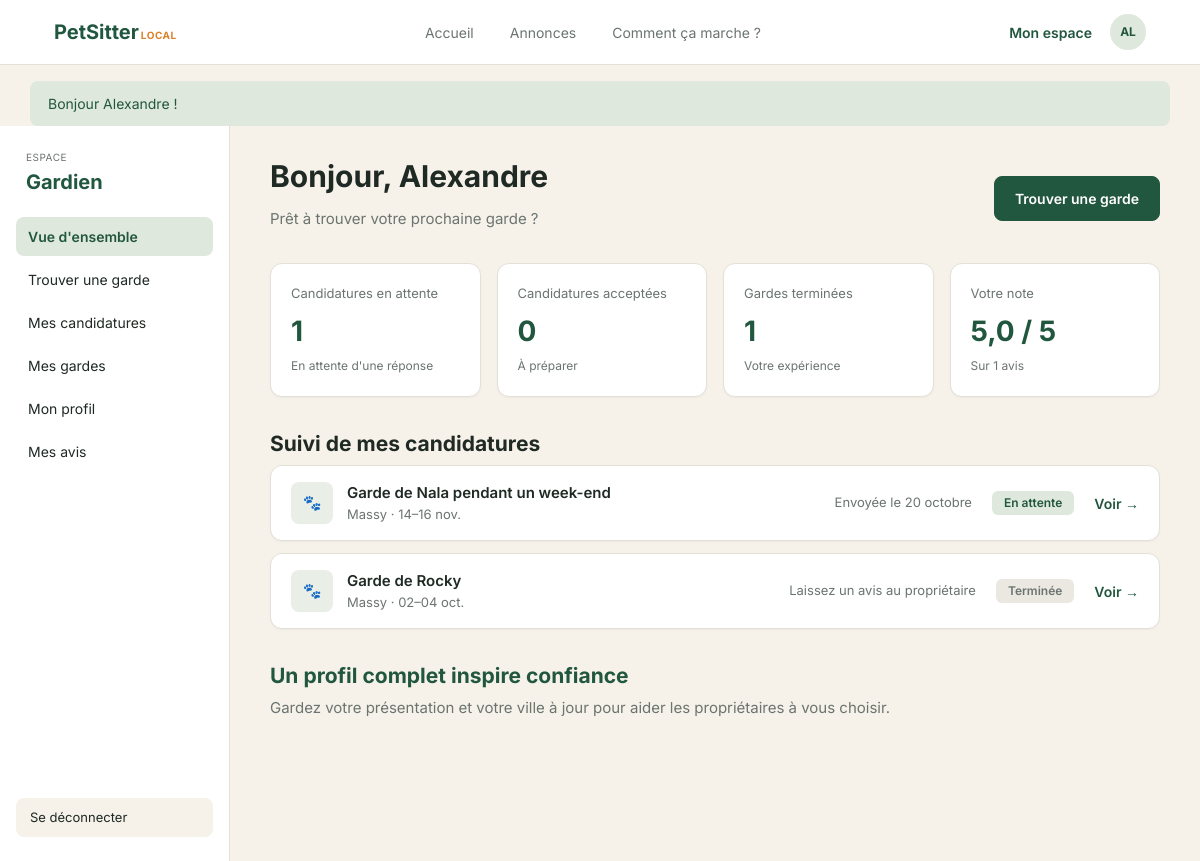
/index.php?action=espace_gardien (signed in), run on the app's committed database.
### tables this page shows
CREATE TABLE Gardien (
    id_gardien INT AUTO_INCREMENT,
    id_utilisateur_gardien INT,
    note_moyenne DECIMAL(4,2) DEFAULT 0,
    nom_gardien VARCHAR(25),
    prenom_gardien VARCHAR(25),
    mail_gardien VARCHAR(100),
    tel_gardien VARCHAR(20),
    adresse_gardien VARCHAR(100),
    description_gardien VARCHAR(255),
    nombre_avis_gardien INT DEFAULT 0,
    est_administrateur_gardien BOOLEAN DEFAULT FALSE,
    CONSTRAINT pk_gardien PRIMARY KEY (id_gardien),
    CONSTRAINT fk_id_utilisateur_gardien
        FOREIGN KEY (id_utilisateur_gardien)
        REFERENCES Utilisateur(id_utilisateur)
);

CREATE TABLE Candidature (
    id_candidature INT AUTO_INCREMENT,
    id_annonce_candidature INT NOT NULL,
    id_gardien_candidature INT NOT NULL,
    message TEXT,
    statut VARCHAR(20) DEFAULT 'en_attente',
    date_envoi DATETIME DEFAULT CURRENT_TIMESTAMP,
    CONSTRAINT pk_candidature PRIMARY KEY (id_candidature),
    CONSTRAINT uq_candidature UNIQUE (id_annonce_candidature, id_gardien_candidature),
    CONSTRAINT fk_id_annonce_candidature
        FOREIGN KEY (id_annonce_candidature)
        REFERENCES Annonce(id_annonce),
    CONSTRAINT fk_id_gardien_candidature
        FOREIGN KEY (id_gardien_candidature)
        REFERENCES Gardien(id_gardien)
);

CREATE TABLE Annonce (
    id_annonce INT AUTO_INCREMENT,
    id_gardien_annonce INT NULL,
    id_proprietaire_annonce INT,
    nom_annonce VARCHAR(100),
    ville VARCHAR(60),
    type_garde VARCHAR(30),
    description TEXT,
    a_prevoir TEXT,
    date_debut DATETIME,
    date_fin DATETIME,
    nombre_animaux INT,
    date_publication DATETIME DEFAULT CURRENT_TIMESTAMP,
    statut VARCHAR(30) DEFAULT 'ouverte',
    CONSTRAINT pk_annonce PRIMARY KEY (id_annonce),
    CONSTRAINT fk_id_gardien_annonce
        FOREIGN KEY (id_gardien_annonce)
        REFERENCES Gardien(id_gardien),
    CONSTRAINT fk_id_proprietaire_annonce
        FOREIGN KEY (id_proprietaire_annonce)
        REFERENCES Proprietaire(id_proprietaire)
);

### app/controllers/EspaceController.php (called while the page is built, shortened)
<?php
class EspaceController {
  public function gardien(): void {
    $id  = exiger_gardien();
    $tab = $_GET['tab'] ?? 'accueil';
    $d   = ['tab' => $tab, 'page' => 'espace'];
    switch ($tab) {
      default:
        $d['tab'] = 'accueil';
        $d['stats'] = Gardien::stats($id);
        $d['gardien'] = Gardien::trouver($id);
        $d['candidatures'] = Candidature::parGardien($id, 5);
    }
    vue('espace/gardien', $d, 'espace');
  }
}

### public/index.php (called while the page is built, shortened)
<?php
$racine = dirname(__DIR__);
require $racine . '/config/database.php';
require $racine . '/app/helpers.php';
$action = $_GET['action'] ?? 'accueil';
match ($action) {
  'accueil'          => (new AnnonceController())->accueil(),
  'annonces', 'liste'=> (new AnnonceController())->liste(),
  'annonce'          => (new AnnonceController())->detail(),
  'gardien'          => (new AnnonceController())->profilGardien(),
  'comment'          => (new AnnonceController())->comment(),
  'connexion'        => (new AuthController())->connexion(),
  'inscription'      => (new AuthController())->inscription(),
  'deconnexion'      => (new AuthController())->deconnexion(),
  'creer'            => (new AnnonceController())->creer(),
  'terminer'         => (new AnnonceController())->terminer(),
  'decider'          => (new CandidatureController())->decider(),
  'postuler'         => (new CandidatureController())->postuler(),
  'profil'           => (new EspaceController())->majProfil(),
  'noter'            => (new AvisController())->noter(),
  'moderer'          => (new AvisController())->moderer(),
  'espace'           => (new EspaceController())->espace(),
  'espace_proprietaire' => (new EspaceController())->proprietaire(),
  'espace_gardien'   => (new EspaceController())->gardien(),
  'admin'            => (new EspaceController())->admin(),
  default            => (new AnnonceController())->accueil(),
};

### config/database.php (called while the page is built)
<?php
class Database {
  private static ?PDO $instance = null;
  public static function get(): PDO {
    if (self::$instance === null) {
      self::$instance = new PDO(
        "mysql:host=localhost;dbname=" . (getenv('DB_NAME') ?: 'petsitter') . ";charset=utf8mb4",
        "root", ""
      );
      self::$instance->setAttribute(PDO::ATTR_ERRMODE, PDO::ERRMODE_EXCEPTION);
      self::$instance->setAttribute(PDO::ATTR_DEFAULT_FETCH_MODE, PDO::FETCH_ASSOC);
    }
    return self::$instance;
  }
  public static function run(string $sql, array $params = []): PDOStatement {
    $stmt = self::get()->prepare($sql);
    $stmt->execute($params);
    return $stmt;
  }
}

### app/models/Gardien.php (called while the page is built, shortened)
<?php
class Gardien {
  public static function trouver(int $id): ?array {
    return Database::run("SELECT * FROM Gardien WHERE id_gardien = ?", [$id])->fetch() ?: null;
  }
}

### app/models/Candidature.php (called while the page is built, shortened)
<?php
class Candidature {
  public static function parGardien(int $idGardien, int $limite = 0): array {
    $sql = self::SELECT . " WHERE c.id_gardien_candidature = ? ORDER BY c.date_envoi DESC";
    if ($limite) $sql .= " LIMIT " . $limite;
    return Database::run($sql, [$idGardien])->fetchAll();
  }
}

### app/views/espace/gardien.php (the view, shortened to what this page needs)
<?php
$u = utilisateur();
$lien = fn($t) => url('espace_gardien', ['tab' => $t]);
$ligneCandidature = function (array $c) {
  $termine = $c['statut'] === 'acceptee' && $c['statut_annonce'] === 'terminee';
  $info = match (true) {
    $termine                     => 'Laissez un avis au propriétaire',
    $c['statut'] === 'acceptee'  => 'Préparez la rencontre',
    $c['statut'] === 'refusee'   => 'Ce sera pour une prochaine fois',
    default                      => 'Envoyée le ' . date_fr($c['date_envoi']),
  };
  ?>
  <div class="carte ligne">
    <div class="ligne-personne">
      <span class="icone-carre">🐾</span>
      <div>
        <a href="<?= url('annonce', ['id' => $c['id_annonce_candidature']]) ?>" class="fort"><?= e($c['nom_annonce']) ?></a>
        <p class="petit muted"><?= e(ville_courte($c['ville'])) ?> · <?= e(periode_courte($c['date_debut'], $c['date_fin'])) ?></p>
      </div>
    </div>
    <span class="petit muted"><?= e($info) ?></span>
    <?= badge($termine ? 'terminee' : $c['statut']) ?>
    <a href="<?= $termine ? url('noter', ['id' => $c['id_annonce_candidature']]) : url('annonce', ['id' => $c['id_annonce_candidature']]) ?>" class="lien-fort">Voir →</a>
  </div>
<?php };
?>
<?php if ($tab === 'accueil'): ?>
  <div class="titre-ligne">
    <div>
      <h1>Bonjour, <?= e($u['prenom']) ?></h1>
      <p class="muted">Prêt à trouver votre prochaine garde ?</p>
    </div>
    <a href="<?= url('annonces') ?>" class="btn">Trouver une garde</a>
  </div>
  <div class="stats">
    <div class="carte stat"><p>Candidatures en attente</p><strong><?= $stats['attente'] ?></strong><small>En attente d'une réponse</small></div>
    <div class="carte stat"><p>Candidatures acceptées</p><strong><?= $stats['acceptees'] ?></strong><small>À préparer</small></div>
    <div class="carte stat"><p>Gardes terminées</p><strong><?= $stats['terminees'] ?></strong><small>Votre expérience</small></div>
    <div class="carte stat"><p>Votre note</p><strong><?= $gardien['nombre_avis_gardien'] ? note_fr($gardien['note_moyenne']) . ' / 5' : '—' ?></strong><small>Sur <?= (int) $gardien['nombre_avis_gardien'] ?> avis</small></div>
  </div>
  <h2>Suivi de mes candidatures</h2>
  <?php foreach ($candidatures as $c) $ligneCandidature($c); ?>
  <?php if (!$gardien['description_gardien']): ?>
    <h2 class="vert">Un profil complet inspire confiance</h2>
    <p class="muted">Ajoutez une présentation claire pour aider les propriétaires à vous choisir. <a href="<?= $lien('profil') ?>" class="lien-fort">Compléter mon profil</a></p>
  <?php else: ?>
    <h2 class="vert">Un profil complet inspire confiance</h2>
    <p class="muted">Gardez votre présentation et votre ville à jour pour aider les propriétaires à vous choisir.</p>
  <?php endif; ?>
<?php elseif ($tab === 'candidatures'): ?>
  <h1>Mes candidatures</h1>
  <?php if (!$candidatures): ?><div class="vide">Aucune candidature envoyée.</div><?php endif; ?>
  <?php foreach ($candidatures as $c) $ligneCandidature($c); ?>
<?php endif; ?>

### app/helpers.php (shortened to what this page needs)
<?php
function e(mixed $valeur): string {
  return htmlspecialchars((string) ($valeur ?? ''), ENT_QUOTES, 'UTF-8');
}
function url(string $action, array $params = []): string {
  return 'index.php?' . http_build_query(['action' => $action] + $params);
}
function vue(string $nom, array $donnees = [], string $gabarit = 'main'): void {
  extract($donnees);
  require __DIR__ . "/views/$nom.php";
  require __DIR__ . "/views/layout/$gabarit.php";
}
function flash(?string $message = null, string $type = 'succes'): ?array {
  $f = $_SESSION['flash'] ?? null;
  return $f;
}
function initiales(?string $prenom, ?string $nom = ''): string {
  return mb_strtoupper(mb_substr($prenom ?? '', 0, 1) . mb_substr($nom ?? '', 0, 1));
}
function note_fr(float|string|null $note): string {
  return number_format((float) $note, 1, ',', '');
}
function date_fr(?string $date): string {
  $t = strtotime($date);
  return date('j', $t) . ' ' . MOIS[date('n', $t) - 1];
}
function periode_courte(string $debut, string $fin): string {
  $d = strtotime($debut); $f = strtotime($fin);
  if (date('n Y', $d) === date('n Y', $f)) {
    return date('d', $d) . '–' . date('d', $f) . ' ' . MOIS_COURT[date('n', $f) - 1];
  }
  return date('d', $d) . ' ' . MOIS_COURT[date('n', $d) - 1] . ' – ' . date('d', $f) . ' ' . MOIS_COURT[date('n', $f) - 1];
}
function ville_courte(?string $adresse): string {
  return trim(explode(',', $adresse ?? '')[0]);
}
function badge(string $statut): string {
  [$texte, $classe] = match ($statut) {
    'ouverte'    => ['Ouverte', 'vert'],
    'pourvue'    => ['Pourvue', 'vert'],
    'terminee'   => ['Terminée', 'gris'],
    'en_attente' => ['En attente', 'vert'],
    'acceptee'   => ['Acceptée', 'vert'],
    'refusee'    => ['Refusée', 'rouge'],
    'a_verifier' => ['À vérifier', 'orange'],
    'publie'     => ['Publié', 'vert'],
    'masque'     => ['Masqué', 'rouge'],
    default      => [$statut, 'gris'],
  };
  return '<span class="badge badge-' . $classe . '">' . e($texte) . '</span>';
}
function utilisateur(): ?array {
  return $_SESSION['user'] ?? null;
}

### app/views/layout/header.php
<?php $u = utilisateur(); $page ??= ''; ?>
<header class="entete">
  <div class="entete-inner">
    <a href="<?= url('accueil') ?>" class="logo">PetSitter<span>Local</span></a>
    <nav class="nav">
      <a href="<?= url('accueil') ?>" class="<?= $page === 'accueil' ? 'actif' : '' ?>">Accueil</a>
      <a href="<?= url('annonces') ?>" class="<?= $page === 'annonces' ? 'actif' : '' ?>">Annonces</a>
      <a href="<?= url('comment') ?>" class="<?= $page === 'comment' ? 'actif' : '' ?>">Comment ça marche ?</a>
    </nav>
    <div class="entete-actions">
      <?php if ($u): ?>
        <a href="<?= url('espace') ?>" class="lien-espace">Mon espace</a>
        <a href="<?= url('espace') ?>" class="avatar avatar-sm" title="<?= e($u['prenom'] . ' ' . $u['nom']) ?>"><?= e(initiales($u['prenom'], $u['nom'])) ?></a>
      <?php else: ?>
        <a href="<?= url('connexion') ?>" class="btn btn-contour btn-sm">Connexion</a>
        <a href="<?= url('inscription') ?>" class="btn btn-sm">Inscription</a>
      <?php endif; ?>
    </div>
  </div>
</header>
<?php if ($f = flash()): ?>
  <div class="flash flash-<?= e($f['type']) ?>"><?= e($f['message']) ?></div>
<?php endif; ?>

### public/css/style.css (style rules this page uses)
:root { --vert: #22573f; --vert-fonce: #1a4531; --vert-clair: #dfe8dc; --vert-pale: #e9efe6; --creme: #f6f2ea; --blanc: #ffffff; --texte: #1f2a24; --muted: #6b7470; --bordure: #e3e0d8; --orange: #d9822b; --orange-pale: #f8e6d2; --rouge: #c0463a; --rouge-pale: #f9e1de; --rayon: 12px; --ombre: 0 1px 2px rgba(0, 0, 0, .04); }
* { box-sizing: border-box; }
body { margin: 0; font-family: 'Inter', system-ui, sans-serif; font-size: 15px; color: var(--texte); background: var(--creme); line-height: 1.5; }
a { color: inherit; text-decoration: none; }
h1, h2, h3 { margin: 0 0 .4em; line-height: 1.25; }
h1 { font-size: 30px; }
h2 { font-size: 21px; margin-top: 1.6em; }
p { margin: 0 0 .6em; }
.muted { color: var(--muted); }
.petit { font-size: 13px; }
.fort { font-weight: 600; }
.vert { color: var(--vert); }
.lien-fort { color: var(--vert); font-weight: 600; font-size: 14px; }
.titre-ligne { display: flex; justify-content: space-between; align-items: center; gap: 16px; flex-wrap: wrap; }
.btn { display: inline-block; border: 1px solid var(--vert); background: var(--vert); color: #fff; padding: 11px 20px; border-radius: 8px; font-weight: 600; font-size: 14px; cursor: pointer; text-align: center; transition: background .15s; }
.badge { display: inline-block; padding: 3px 12px; border-radius: 6px; font-size: 12px; font-weight: 600; white-space: nowrap; }
.badge-vert { background: var(--vert-clair); color: var(--vert); }
.badge-gris { background: #ebe8e1; color: var(--muted); }
.avatar { display: inline-flex; align-items: center; justify-content: center; flex-shrink: 0; width: 46px; height: 46px; border-radius: 50%; background: var(--vert-clair); color: var(--vert); font-weight: 700; font-size: 15px; }
.avatar-sm { width: 36px; height: 36px; font-size: 12px; }
.icone-carre { display: inline-flex; align-items: center; justify-content: center; width: 42px; height: 42px; border-radius: 8px; background: var(--vert-pale); flex-shrink: 0; }
.entete { background: var(--blanc); border-bottom: 1px solid var(--bordure); position: sticky; top: 0; z-index: 10; }
.entete-inner { max-width: 1140px; margin: 0 auto; padding: 14px 24px; display: flex; align-items: center; gap: 24px; }
.logo { font-weight: 700; font-size: 20px; color: var(--vert); }
.logo span { font-size: 10px; color: var(--orange); text-transform: uppercase; letter-spacing: .05em; margin-left: 2px; }
.nav { flex: 1; display: flex; justify-content: center; gap: 36px; font-size: 14px; color: var(--muted); }
.entete-actions { display: flex; align-items: center; gap: 10px; }
.lien-espace { color: var(--vert); font-weight: 600; font-size: 14px; margin-right: 8px; }
.flash { max-width: 1140px; margin: 16px auto 0; padding: 12px 18px; border-radius: 8px; font-size: 14px; }
.flash-succes { background: var(--vert-clair); color: var(--vert); }
.carte { background: var(--blanc); border: 1px solid var(--bordure); border-radius: var(--rayon); padding: 20px; box-shadow: var(--ombre); }
.stats { display: grid; grid-template-columns: repeat(4, 1fr); gap: 16px; margin: 24px 0 8px; }
.stat p { font-size: 13px; color: var(--muted); margin: 0; }
.stat strong { display: block; font-size: 28px; color: var(--vert); margin: 6px 0 2px; }
.stat small { color: var(--muted); font-size: 12px; }
.ligne { display: flex; align-items: center; gap: 20px; padding: 16px 20px; margin-bottom: 12px; flex-wrap: wrap; }
.ligne > :first-child { flex: 1 1 220px; }
.ligne p { margin: 0; }
.ligne-personne { display: flex; align-items: center; gap: 14px; }

### data on the page
gardien: initiales($u['prenom'], $u['nom']) "AL", prenom_gardien "Alexandre", note_moyenne "5,0", nombre_avis_gardien "1"
candidature: id_annonce_candidature.nom_annonce "Garde de Nala pendant un week-end", id_annonce_candidature.ville "Massy", id_annonce_candidature.date_fin "14–16 nov.", info "Envoyée le 20 octobre", texte "En attente"
candidature: id_annonce_candidature.nom_annonce "Garde de Rocky", id_annonce_candidature.ville "Massy", id_annonce_candidature.date_fin "02–04 oct.", statut.statut "Laissez un avis au propriétaire", texte "Terminée"

### other printed values
$f['message'] "Bonjour Alexandre !"
$sidebar['titre'] "Gardien"
$libelle "Vue d'ensemble"
$libelle "Trouver une garde"
$libelle "Mes candidatures"
$libelle "Mes gardes"
$libelle "Mon profil"
$libelle "Mes avis"
$stats['attente'] "1"
$stats['acceptees'] "0"
$stats['terminees'] "1"
